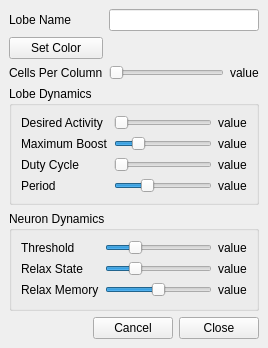
<?xml version="1.0" encoding="UTF-8"?>
<ui version="4.0">
 <class>LobeSettings</class>
 <widget class="QMainWindow" name="LobeSettings">
  <property name="geometry">
   <rect>
    <x>0</x>
    <y>0</y>
    <width>268</width>
    <height>348</height>
   </rect>
  </property>
  <property name="sizePolicy">
   <sizepolicy hsizetype="Fixed" vsizetype="Fixed">
    <horstretch>0</horstretch>
    <verstretch>0</verstretch>
   </sizepolicy>
  </property>
  <property name="windowTitle">
   <string>Edit Lobe</string>
  </property>
  <widget class="QWidget" name="centralwidget">
   <layout class="QGridLayout" name="gridLayout_3">
    <item row="0" column="0">
     <widget class="QLabel" name="lobeName">
      <property name="text">
       <string>Lobe Name</string>
      </property>
     </widget>
    </item>
    <item row="0" column="1" colspan="2">
     <widget class="QLineEdit" name="lineEdit">
      <property name="maxLength">
       <number>16</number>
      </property>
     </widget>
    </item>
    <item row="1" column="0">
     <widget class="QPushButton" name="SetColor">
      <property name="text">
       <string>Set Color</string>
      </property>
     </widget>
    </item>
    <item row="1" column="1" colspan="2">
     <widget class="ColorWidget" name="ColorDisplay" native="true"/>
    </item>
    <item row="2" column="0">
     <widget class="QLabel" name="CellsPerColumn">
      <property name="text">
       <string>Cells Per Column</string>
      </property>
     </widget>
    </item>
    <item row="2" column="1">
     <widget class="QSlider" name="depth">
      <property name="maximum">
       <number>8</number>
      </property>
      <property name="orientation">
       <enum>Qt::Horizontal</enum>
      </property>
     </widget>
    </item>
    <item row="2" column="2">
     <widget class="QLabel" name="depthVal">
      <property name="text">
       <string>value</string>
      </property>
     </widget>
    </item>
    <item row="3" column="0" colspan="3">
     <widget class="QGroupBox" name="LobeDynamics">
      <property name="title">
       <string>Lobe Dynamics</string>
      </property>
      <layout class="QGridLayout" name="gridLayout_2">
       <item row="0" column="0">
        <widget class="QLabel" name="DesiredActivity">
         <property name="text">
          <string>Desired Activity</string>
         </property>
        </widget>
       </item>
       <item row="0" column="1">
        <widget class="QSlider" name="activity">
         <property name="maximum">
          <number>255</number>
         </property>
         <property name="orientation">
          <enum>Qt::Horizontal</enum>
         </property>
        </widget>
       </item>
       <item row="0" column="2">
        <widget class="QLabel" name="activityVal">
         <property name="text">
          <string>value</string>
         </property>
        </widget>
       </item>
       <item row="1" column="0">
        <widget class="QLabel" name="MaximumBoost">
         <property name="text">
          <string>Maximum Boost</string>
         </property>
        </widget>
       </item>
       <item row="1" column="1">
        <widget class="QSlider" name="max_boost">
         <property name="minimum">
          <number>0</number>
         </property>
         <property name="maximum">
          <number>10</number>
         </property>
         <property name="value">
          <number>2</number>
         </property>
         <property name="orientation">
          <enum>Qt::Horizontal</enum>
         </property>
        </widget>
       </item>
       <item row="1" column="2">
        <widget class="QLabel" name="boostVal">
         <property name="text">
          <string>value</string>
         </property>
        </widget>
       </item>
       <item row="2" column="0">
        <widget class="QLabel" name="DutyCycle">
         <property name="text">
          <string>Duty Cycle</string>
         </property>
        </widget>
       </item>
       <item row="2" column="1">
        <widget class="QSlider" name="duty_cycle">
         <property name="maximum">
          <number>255</number>
         </property>
         <property name="orientation">
          <enum>Qt::Horizontal</enum>
         </property>
        </widget>
       </item>
       <item row="2" column="2">
        <widget class="QLabel" name="dutyVal">
         <property name="text">
          <string>value</string>
         </property>
        </widget>
       </item>
       <item row="3" column="0">
        <widget class="QLabel" name="Period">
         <property name="text">
          <string>Period</string>
         </property>
        </widget>
       </item>
       <item row="3" column="1">
        <widget class="QSlider" name="period">
         <property name="minimum">
          <number>1000</number>
         </property>
         <property name="maximum">
          <number>30000</number>
         </property>
         <property name="value">
          <number>10000</number>
         </property>
         <property name="orientation">
          <enum>Qt::Horizontal</enum>
         </property>
        </widget>
       </item>
       <item row="3" column="2">
        <widget class="QLabel" name="periodVal">
         <property name="text">
          <string>value</string>
         </property>
        </widget>
       </item>
      </layout>
     </widget>
    </item>
    <item row="4" column="0" colspan="3">
     <widget class="QGroupBox" name="NeuronDynamics">
      <property name="title">
       <string>Neuron Dynamics</string>
      </property>
      <layout class="QGridLayout" name="gridLayout">
       <item row="0" column="0">
        <widget class="QLabel" name="Threshold">
         <property name="text">
          <string>Threshold</string>
         </property>
        </widget>
       </item>
       <item row="0" column="1">
        <widget class="QSlider" name="threshold">
         <property name="sizePolicy">
          <sizepolicy hsizetype="Expanding" vsizetype="Fixed">
           <horstretch>0</horstretch>
           <verstretch>0</verstretch>
          </sizepolicy>
         </property>
         <property name="maximum">
          <number>255</number>
         </property>
         <property name="value">
          <number>64</number>
         </property>
         <property name="orientation">
          <enum>Qt::Horizontal</enum>
         </property>
        </widget>
       </item>
       <item row="0" column="2">
        <widget class="QLabel" name="threshVal">
         <property name="text">
          <string>value</string>
         </property>
        </widget>
       </item>
       <item row="1" column="0">
        <widget class="QLabel" name="RelaxState">
         <property name="text">
          <string>Relax State</string>
         </property>
        </widget>
       </item>
       <item row="1" column="1">
        <widget class="QSlider" name="relax_state">
         <property name="maximum">
          <number>255</number>
         </property>
         <property name="value">
          <number>64</number>
         </property>
         <property name="orientation">
          <enum>Qt::Horizontal</enum>
         </property>
        </widget>
       </item>
       <item row="1" column="2">
        <widget class="QLabel" name="stateVal">
         <property name="text">
          <string>value</string>
         </property>
        </widget>
       </item>
       <item row="2" column="0">
        <widget class="QLabel" name="RelaxMemory">
         <property name="text">
          <string>Relax Memory</string>
         </property>
        </widget>
       </item>
       <item row="2" column="1">
        <widget class="QSlider" name="relax_memory">
         <property name="maximum">
          <number>255</number>
         </property>
         <property name="value">
          <number>128</number>
         </property>
         <property name="orientation">
          <enum>Qt::Horizontal</enum>
         </property>
        </widget>
       </item>
       <item row="2" column="2">
        <widget class="QLabel" name="prevVal">
         <property name="text">
          <string>value</string>
         </property>
        </widget>
       </item>
      </layout>
     </widget>
    </item>
    <item row="5" column="0" colspan="3">
     <layout class="QHBoxLayout" name="horizontalLayout">
      <item>
       <spacer name="horizontalSpacer">
        <property name="orientation">
         <enum>Qt::Horizontal</enum>
        </property>
        <property name="sizeHint" stdset="0">
         <size>
          <width>40</width>
          <height>20</height>
         </size>
        </property>
       </spacer>
      </item>
      <item>
       <widget class="QPushButton" name="CancelButton">
        <property name="text">
         <string>Cancel</string>
        </property>
       </widget>
      </item>
      <item>
       <widget class="QPushButton" name="CloseButton">
        <property name="text">
         <string>Close</string>
        </property>
       </widget>
      </item>
     </layout>
    </item>
   </layout>
  </widget>
 </widget>
 <customwidgets>
  <customwidget>
   <class>ColorWidget</class>
   <extends>QWidget</extends>
   <header>colorwidget.h</header>
   <container>1</container>
  </customwidget>
 </customwidgets>
 <resources/>
 <connections>
  <connection>
   <sender>CancelButton</sender>
   <signal>clicked()</signal>
   <receiver>LobeSettings</receiver>
   <slot>close()</slot>
   <hints>
    <hint type="sourcelabel">
     <x>225</x>
     <y>275</y>
    </hint>
    <hint type="destinationlabel">
     <x>180</x>
     <y>148</y>
    </hint>
   </hints>
  </connection>
  <connection>
   <sender>depth</sender>
   <signal>valueChanged(int)</signal>
   <receiver>depthVal</receiver>
   <slot>setNum(int)</slot>
   <hints>
    <hint type="sourcelabel">
     <x>168</x>
     <y>72</y>
    </hint>
    <hint type="destinationlabel">
     <x>242</x>
     <y>72</y>
    </hint>
   </hints>
  </connection>
  <connection>
   <sender>threshold</sender>
   <signal>valueChanged(int)</signal>
   <receiver>threshVal</receiver>
   <slot>setNum(int)</slot>
   <hints>
    <hint type="sourcelabel">
     <x>160</x>
     <y>247</y>
    </hint>
    <hint type="destinationlabel">
     <x>230</x>
     <y>247</y>
    </hint>
   </hints>
  </connection>
  <connection>
   <sender>duty_cycle</sender>
   <signal>valueChanged(int)</signal>
   <receiver>dutyVal</receiver>
   <slot>setNum(int)</slot>
   <hints>
    <hint type="sourcelabel">
     <x>165</x>
     <y>164</y>
    </hint>
    <hint type="destinationlabel">
     <x>230</x>
     <y>164</y>
    </hint>
   </hints>
  </connection>
  <connection>
   <sender>activity</sender>
   <signal>valueChanged(int)</signal>
   <receiver>activityVal</receiver>
   <slot>setNum(int)</slot>
   <hints>
    <hint type="sourcelabel">
     <x>165</x>
     <y>122</y>
    </hint>
    <hint type="destinationlabel">
     <x>230</x>
     <y>122</y>
    </hint>
   </hints>
  </connection>
  <connection>
   <sender>max_boost</sender>
   <signal>valueChanged(int)</signal>
   <receiver>boostVal</receiver>
   <slot>setNum(int)</slot>
   <hints>
    <hint type="sourcelabel">
     <x>165</x>
     <y>143</y>
    </hint>
    <hint type="destinationlabel">
     <x>230</x>
     <y>143</y>
    </hint>
   </hints>
  </connection>
  <connection>
   <sender>period</sender>
   <signal>valueChanged(int)</signal>
   <receiver>periodVal</receiver>
   <slot>setNum(int)</slot>
   <hints>
    <hint type="sourcelabel">
     <x>165</x>
     <y>185</y>
    </hint>
    <hint type="destinationlabel">
     <x>230</x>
     <y>185</y>
    </hint>
   </hints>
  </connection>
 </connections>
</ui>
